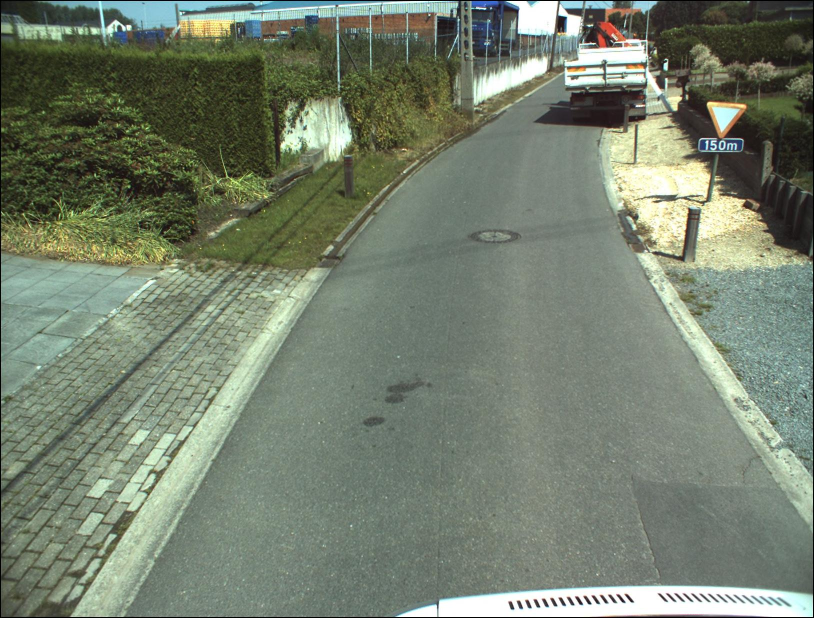
#> input picture datasets/test/00.001767.jpg, 1628 x 1236 px (shown at 1/2 size); its folder holds only this picture in this run
$ python -i ColorSegmentation_ok.py   (imports and definitions only)   (Python 2 division)   (older library calls are emulated)
#> lines starting #> are read from the running program, lines starting #| are printed output that depends on the picture
import glob
import numpy as np
import ImageModel as imMod
import matplotlib.pyplot as plt
from create_dataframe import create_df
from collections import defaultdict
import cv2

def colorSegmentation(image_dict):
    imgTypes = ('A','B','C','D','E','F')
    kernel = np.ones((6,6),np.uint8)

    for imgType in imgTypes:
        numberOfItems = np.shape(image_dict[imgType])
        for imageNumber in range(0, numberOfItems[0]-1):

            img = image_dict[imgType][imageNumber]

            croped = img.completeImg

            sizeFinalImg  = np.shape(croped)

            finalMask = np.zeros((sizeFinalImg[0], sizeFinalImg[1]))

            testCropHSV = cv2.cvtColor(croped, cv2.COLOR_BGR2HSV)

            hsv_rang= (
                 np.array([0,50,60]), np.array([20, 255, 255]) #RED
                 ,np.array([300,75,60]), np.array([350, 255, 255]) #DARK RED
                 ,np.array([100,50,40]), np.array([140, 255, 255]) #BLUE
            )

            size_hsv_rang = np.size(hsv_rang,0)
            for i in range(0, size_hsv_rang-1,2):
                lower = hsv_rang[i]
                upper = hsv_rang[i+1]
                for j in range (0,1):
                    mask = cv2.inRange(testCropHSV, lower, upper)
                    if (j == 0):
                        maskMorph = cv2.morphologyEx(mask, cv2.MORPH_OPEN, kernel)
                    else:
                        maskMorph = cv2.morphologyEx(mask, cv2.MORPH_CLOSE, kernel)

                    bitwiseRes = cv2.bitwise_and(testCropHSV, testCropHSV, mask = maskMorph)
                    blur = cv2.blur(bitwiseRes, (5, 5), 0)
                    imgray = cv2.cvtColor(blur, cv2.COLOR_BGR2GRAY)

                    ret, thresh = cv2.threshold(imgray, 0, 255, cv2.THRESH_OTSU)
                    heir, contours, _ = cv2.findContours(thresh, cv2.RETR_EXTERNAL, cv2.CHAIN_APPROX_SIMPLE)
                    if contours:
                        for cnt in contours:
                            x,y,w,h = cv2.boundingRect(cnt)
                            getInsideGridSegmentation(x,y,w,h,croped, finalMask)

            cv2.imwrite("./ResultMask/"+img.name+'.png', finalMask)
            cv2.imwrite("./Resultados/"+img.name+'.jpg', croped)
            #plt.imsave("./ResultMask/"+img.name+'.jpg', finalMask)
            #plt.imsave("./Resultados/"+img.name+'.jpg', croped)


def getInsideGridSegmentation(x,y,w,h, cropedSegment, finalMask):
    if w<h:
        aspect = w/h
    else:
        aspect = h/w
    if w > 20 and h > 20 and aspect>0.75:
        imageSegmented = cropedSegment[y:y+h,x:x+w]
        testCropHSVSegmented = cv2.cvtColor(imageSegmented, cv2.COLOR_BGR2HSV)
        hsv_rang_Seg= (
             np.array([0,50,60]), np.array([20, 255, 255]) #RED
             ,np.array([300,75,60]), np.array([350, 255, 255]) #DARK RED
             ,np.array([100,50,40]), np.array([140, 255, 255]) #BLUE
             ,np.array([0,0,0]), np.array([180, 255, 30]) #BLACK
             ,np.array([0,0,200]), np.array([180, 255, 255]) #WHITE
        )
        ize_hsv_rang_seg = np.size(hsv_rang_Seg ,0)
        for i in range(0, ize_hsv_rang_seg-1,2):
            lower = hsv_rang_Seg[i]
            upper = hsv_rang_Seg[i+1]
            mask = cv2.inRange(testCropHSVSegmented, lower, upper)
            if i==0:
                maskConcatenated = mask
            else:
                maskConcatenated = cv2.add(maskConcatenated, mask)

        bitwiseRes = cv2.bitwise_and(testCropHSVSegmented, testCropHSVSegmented, mask = maskConcatenated)

        greyRes  = cv2.cvtColor(bitwiseRes, cv2.COLOR_BGR2GRAY)
        fillRatioOnes = np.count_nonzero(greyRes)
        sizeMatrix = np.shape(greyRes)
        fillRatioZeros = sizeMatrix[0]*sizeMatrix[1]
        fillRatio = fillRatioOnes/fillRatioZeros
        if fillRatio > 0.5:
            ret, thresh = cv2.threshold(greyRes, 0, 1, cv2.THRESH_BINARY)
            finalMask[y:y+h,x:x+w] = thresh
            ret1, thresh1 = cv2.threshold(greyRes, 0, 255, cv2.THRESH_BINARY)
            cropedSegment[y:y+h,x:x+w, 0]  =  thresh1
            cropedSegment[y:y+h,x:x+w, 1]  =  thresh1
            cropedSegment[y:y+h,x:x+w, 2]  =  thresh1

>>> import cv2
>>> picture = cv2.imread('datasets/test/00.001767.jpg', cv2.IMREAD_GRAYSCALE)
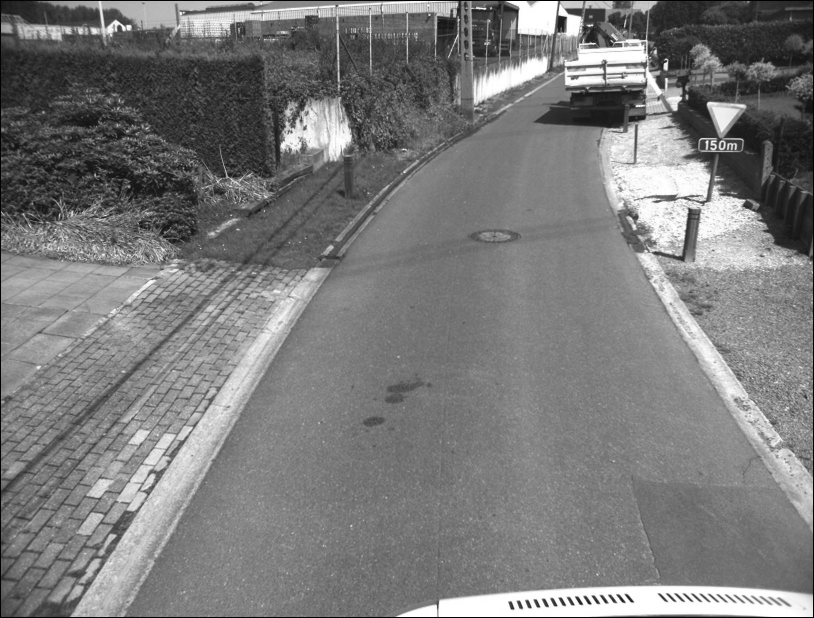
#> picture: shape (1236, 1628) (shown at 1/2 size); min 0, max 255, mean 122.7
#> (the run stopped early here; a loop or call above may not have finished)

$ run again, on datasets/test/01.002072.jpg
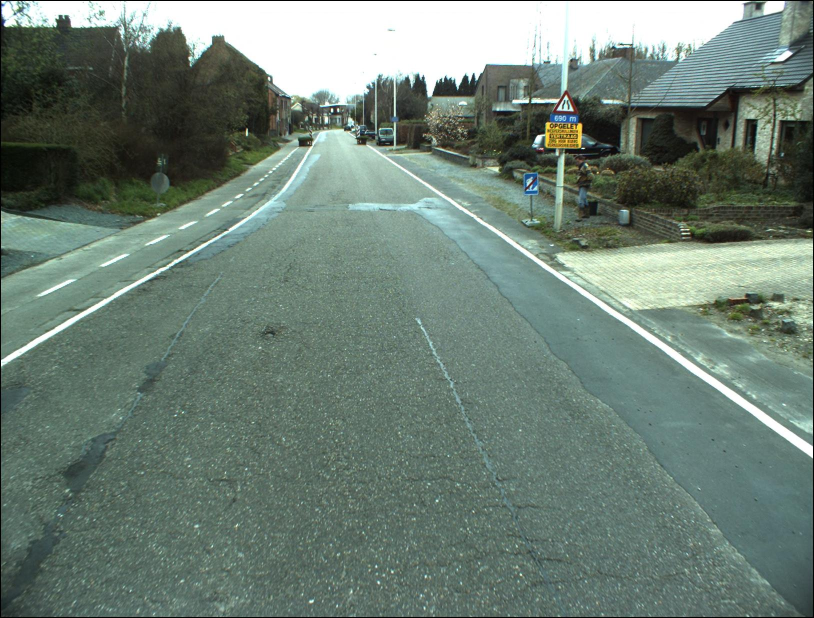
#> input picture datasets/test/01.002072.jpg, 1628 x 1236 px (shown at 1/2 size)
#> `picture = cv2.imread('datasets/test/00.001767.jpg', cv2.IMREAD_GRAYSCA..`:
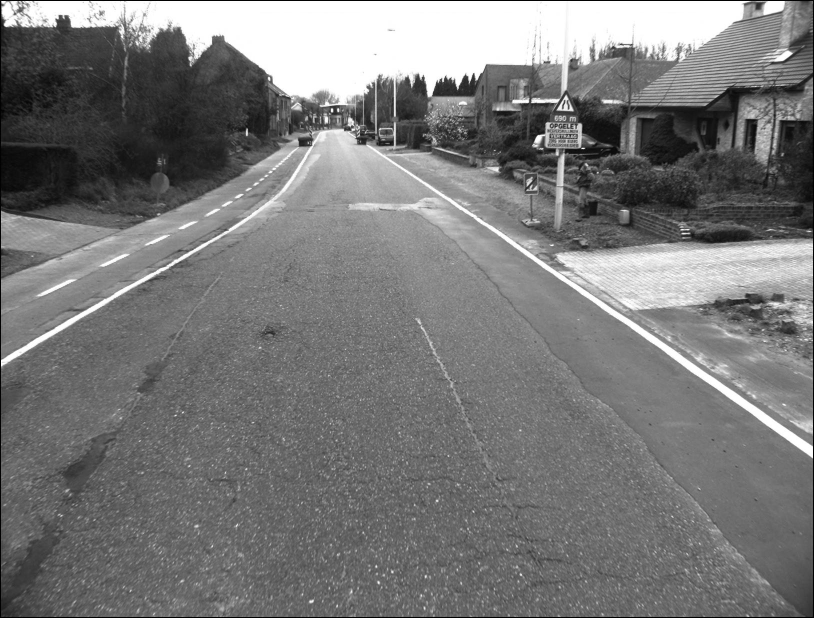
#> picture: shape (1236, 1628) (shown at 1/2 size); min 0, max 255, mean 121.1

$ run again, on datasets/test/01.002371.jpg
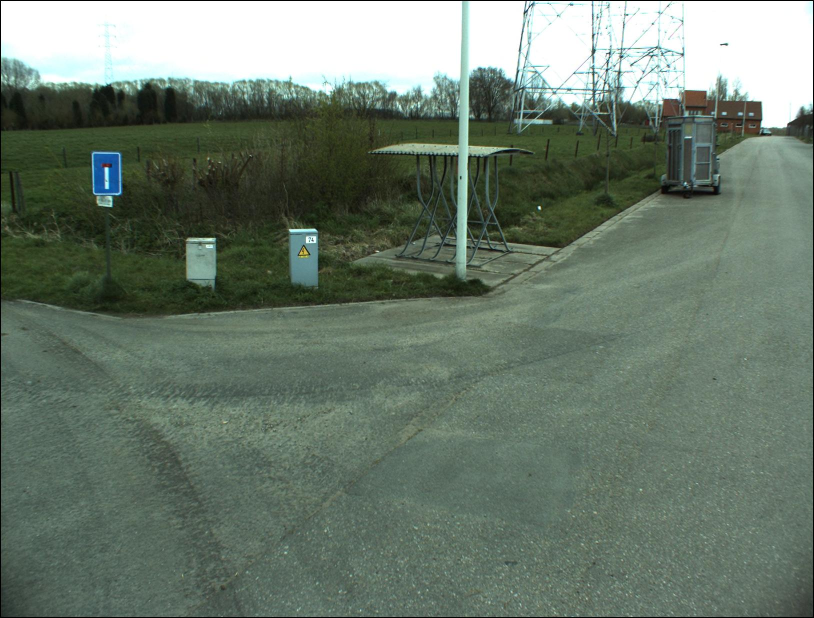
#> input picture datasets/test/01.002371.jpg, 1628 x 1236 px (shown at 1/2 size)
#> `picture = cv2.imread('datasets/test/00.001767.jpg', cv2.IMREAD_GRAYSCA..`:
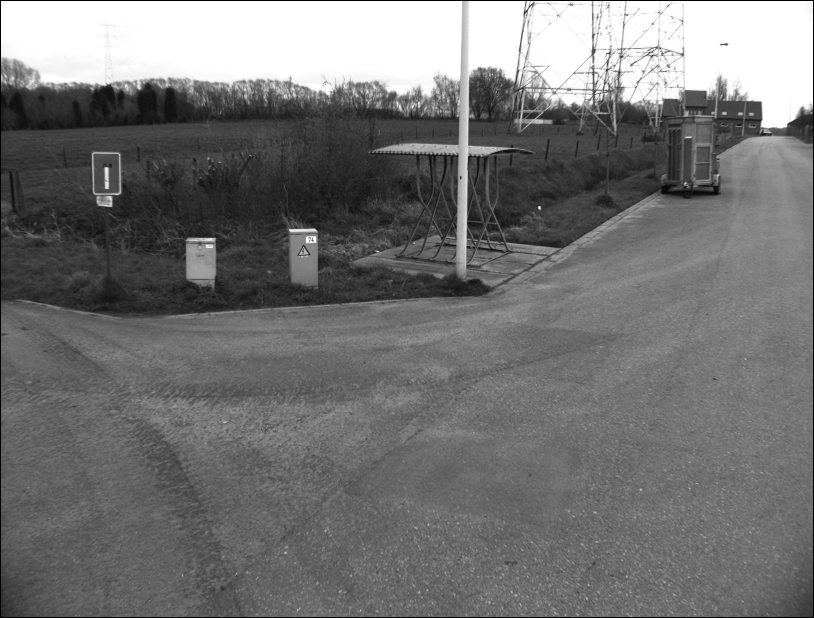
#> picture: shape (1236, 1628) (shown at 1/2 size); min 0, max 255, mean 115.7

$ run again, on datasets/test/01.002408.jpg
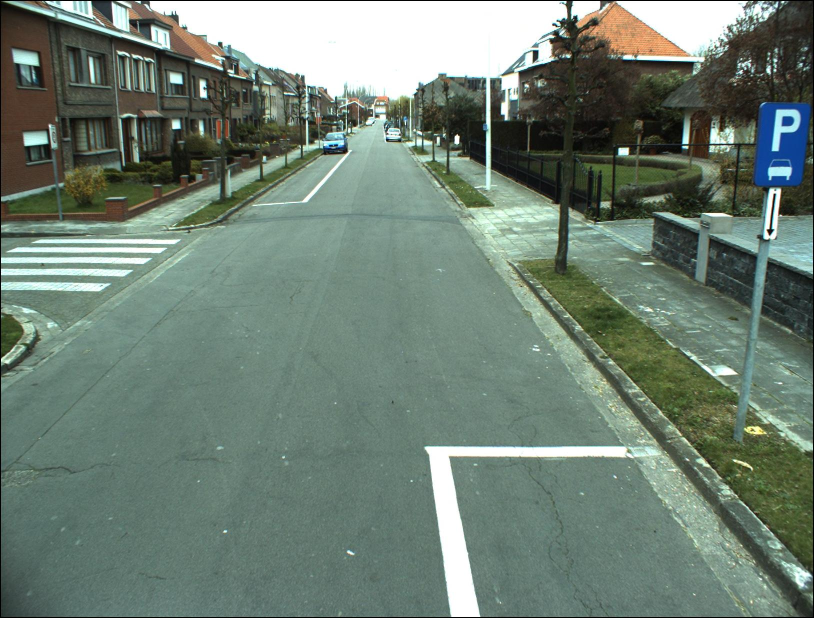
#> input picture datasets/test/01.002408.jpg, 1628 x 1236 px (shown at 1/2 size)
#> `picture = cv2.imread('datasets/test/00.001767.jpg', cv2.IMREAD_GRAYSCA..`:
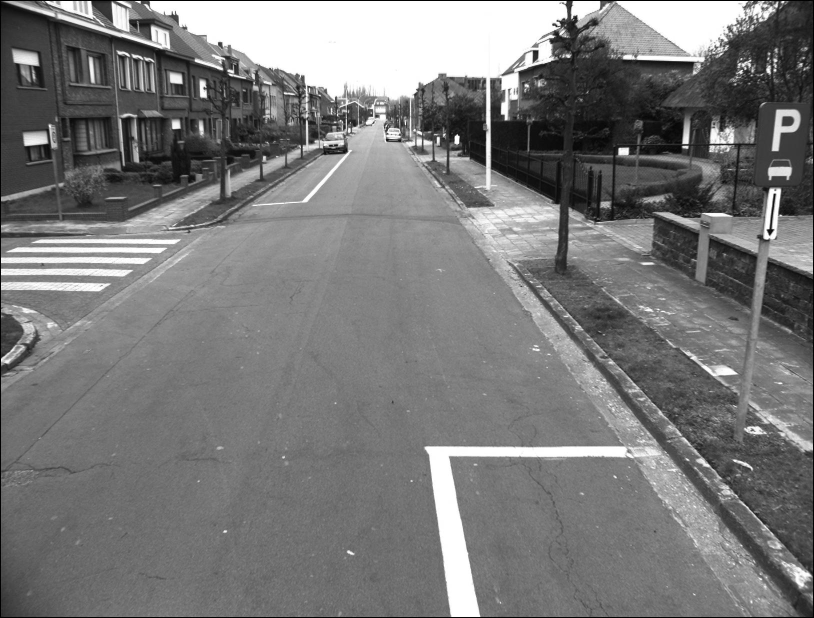
#> picture: shape (1236, 1628) (shown at 1/2 size); min 0, max 255, mean 121.4
